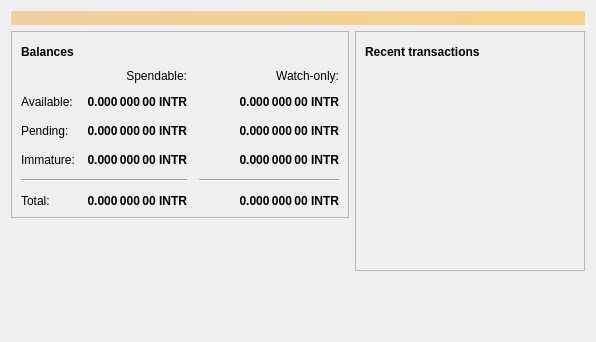
<?xml version="1.0" encoding="UTF-8"?>
<ui version="4.0">
 <class>OverviewPage</class>
 <widget class="QWidget" name="OverviewPage">
  <property name="geometry">
   <rect>
    <x>0</x>
    <y>0</y>
    <width>596</width>
    <height>342</height>
   </rect>
  </property>
  <property name="windowTitle">
   <string>Form</string>
  </property>
  <layout class="QVBoxLayout" name="topLayout">
   <item>
    <widget class="QLabel" name="labelAlerts">
     <property name="visible">
      <bool>false</bool>
     </property>
     <property name="styleSheet">
      <string notr="true">QLabel { background-color: qlineargradient(x1: 0, y1: 0, x2: 1, y2: 0, stop:0 #F0D0A0, stop:1 #F8D488); color:#000000; }</string>
     </property>
     <property name="wordWrap">
      <bool>true</bool>
     </property>
     <property name="margin">
      <number>3</number>
     </property>
     <property name="textInteractionFlags">
      <set>Qt::TextSelectableByMouse</set>
     </property>
    </widget>
   </item>
   <item>
    <layout class="QHBoxLayout" name="horizontalLayout" stretch="1,1">
     <item>
      <layout class="QVBoxLayout" name="verticalLayout_2">
       <item>
        <widget class="QFrame" name="frame">
         <property name="frameShape">
          <enum>QFrame::StyledPanel</enum>
         </property>
         <property name="frameShadow">
          <enum>QFrame::Raised</enum>
         </property>
         <layout class="QVBoxLayout" name="verticalLayout_4">
          <item>
           <layout class="QHBoxLayout" name="horizontalLayout_4">
            <item>
             <widget class="QLabel" name="label_5">
              <property name="font">
               <font>
                <weight>75</weight>
                <bold>true</bold>
               </font>
              </property>
              <property name="text">
               <string>Balances</string>
              </property>
             </widget>
            </item>
            <item>
             <widget class="QPushButton" name="labelWalletStatus">
              <property name="enabled">
               <bool>false</bool>
              </property>
              <property name="maximumSize">
               <size>
                <width>30</width>
                <height>16777215</height>
               </size>
              </property>
              <property name="toolTip">
               <string>The displayed information may be out of date. Your wallet automatically synchronizes with the Introveriumcoin network after a connection is established, but this process has not completed yet.</string>
              </property>
              <property name="text">
               <string/>
              </property>
              <property name="icon">
               <iconset resource="../bitcoin.qrc">
                <normaloff>:/icons/warning</normaloff>
                <disabledoff>:/icons/warning</disabledoff>:/icons/warning</iconset>
              </property>
              <property name="iconSize">
               <size>
                <width>24</width>
                <height>24</height>
               </size>
              </property>
              <property name="flat">
               <bool>true</bool>
              </property>
             </widget>
            </item>
            <item>
             <spacer name="horizontalSpacer_3">
              <property name="orientation">
               <enum>Qt::Horizontal</enum>
              </property>
              <property name="sizeHint" stdset="0">
               <size>
                <width>40</width>
                <height>20</height>
               </size>
              </property>
             </spacer>
            </item>
           </layout>
          </item>
          <item>
           <layout class="QGridLayout" name="gridLayout">
            <property name="spacing">
             <number>12</number>
            </property>
            <item row="2" column="2">
             <widget class="QLabel" name="labelWatchPending">
              <property name="font">
               <font>
                <weight>75</weight>
                <bold>true</bold>
               </font>
              </property>
              <property name="cursor">
               <cursorShape>IBeamCursor</cursorShape>
              </property>
              <property name="toolTip">
               <string>Unconfirmed transactions to watch-only addresses</string>
              </property>
              <property name="text">
               <string notr="true">0.000 000 00 INTR</string>
              </property>
              <property name="alignment">
               <set>Qt::AlignRight|Qt::AlignTrailing|Qt::AlignVCenter</set>
              </property>
              <property name="textInteractionFlags">
               <set>Qt::LinksAccessibleByMouse|Qt::TextSelectableByKeyboard|Qt::TextSelectableByMouse</set>
              </property>
             </widget>
            </item>
            <item row="2" column="1">
             <widget class="QLabel" name="labelUnconfirmed">
              <property name="font">
               <font>
                <weight>75</weight>
                <bold>true</bold>
               </font>
              </property>
              <property name="cursor">
               <cursorShape>IBeamCursor</cursorShape>
              </property>
              <property name="toolTip">
               <string>Total of transactions that have yet to be confirmed, and do not yet count toward the spendable balance</string>
              </property>
              <property name="text">
               <string notr="true">0.000 000 00 INTR</string>
              </property>
              <property name="alignment">
               <set>Qt::AlignRight|Qt::AlignTrailing|Qt::AlignVCenter</set>
              </property>
              <property name="textInteractionFlags">
               <set>Qt::LinksAccessibleByMouse|Qt::TextSelectableByKeyboard|Qt::TextSelectableByMouse</set>
              </property>
             </widget>
            </item>
            <item row="3" column="2">
             <widget class="QLabel" name="labelWatchImmature">
              <property name="font">
               <font>
                <weight>75</weight>
                <bold>true</bold>
               </font>
              </property>
              <property name="cursor">
               <cursorShape>IBeamCursor</cursorShape>
              </property>
              <property name="toolTip">
               <string>Mined balance in watch-only addresses that has not yet matured</string>
              </property>
              <property name="text">
               <string notr="true">0.000 000 00 INTR</string>
              </property>
              <property name="alignment">
               <set>Qt::AlignRight|Qt::AlignTrailing|Qt::AlignVCenter</set>
              </property>
              <property name="textInteractionFlags">
               <set>Qt::LinksAccessibleByMouse|Qt::TextSelectableByKeyboard|Qt::TextSelectableByMouse</set>
              </property>
             </widget>
            </item>
            <item row="4" column="0" colspan="2">
             <widget class="Line" name="line">
              <property name="orientation">
               <enum>Qt::Horizontal</enum>
              </property>
             </widget>
            </item>
            <item row="4" column="2">
             <widget class="Line" name="lineWatchBalance">
              <property name="sizePolicy">
               <sizepolicy hsizetype="Preferred" vsizetype="Fixed">
                <horstretch>0</horstretch>
                <verstretch>0</verstretch>
               </sizepolicy>
              </property>
              <property name="minimumSize">
               <size>
                <width>140</width>
                <height>0</height>
               </size>
              </property>
              <property name="orientation">
               <enum>Qt::Horizontal</enum>
              </property>
             </widget>
            </item>
            <item row="5" column="0">
             <widget class="QLabel" name="labelTotalText">
              <property name="text">
               <string>Total:</string>
              </property>
             </widget>
            </item>
            <item row="3" column="1">
             <widget class="QLabel" name="labelImmature">
              <property name="font">
               <font>
                <weight>75</weight>
                <bold>true</bold>
               </font>
              </property>
              <property name="cursor">
               <cursorShape>IBeamCursor</cursorShape>
              </property>
              <property name="toolTip">
               <string>Mined balance that has not yet matured</string>
              </property>
              <property name="text">
               <string notr="true">0.000 000 00 INTR</string>
              </property>
              <property name="alignment">
               <set>Qt::AlignRight|Qt::AlignTrailing|Qt::AlignVCenter</set>
              </property>
              <property name="textInteractionFlags">
               <set>Qt::LinksAccessibleByMouse|Qt::TextSelectableByKeyboard|Qt::TextSelectableByMouse</set>
              </property>
             </widget>
            </item>
            <item row="2" column="3">
             <spacer name="horizontalSpacer_2">
              <property name="orientation">
               <enum>Qt::Horizontal</enum>
              </property>
              <property name="sizeHint" stdset="0">
               <size>
                <width>40</width>
                <height>20</height>
               </size>
              </property>
             </spacer>
            </item>
            <item row="3" column="0">
             <widget class="QLabel" name="labelImmatureText">
              <property name="text">
               <string>Immature:</string>
              </property>
             </widget>
            </item>
            <item row="5" column="1">
             <widget class="QLabel" name="labelTotal">
              <property name="font">
               <font>
                <weight>75</weight>
                <bold>true</bold>
               </font>
              </property>
              <property name="cursor">
               <cursorShape>IBeamCursor</cursorShape>
              </property>
              <property name="toolTip">
               <string>Your current total balance</string>
              </property>
              <property name="text">
               <string notr="true">0.000 000 00 INTR</string>
              </property>
              <property name="alignment">
               <set>Qt::AlignRight|Qt::AlignTrailing|Qt::AlignVCenter</set>
              </property>
              <property name="textInteractionFlags">
               <set>Qt::LinksAccessibleByMouse|Qt::TextSelectableByKeyboard|Qt::TextSelectableByMouse</set>
              </property>
             </widget>
            </item>
            <item row="5" column="2">
             <widget class="QLabel" name="labelWatchTotal">
              <property name="font">
               <font>
                <weight>75</weight>
                <bold>true</bold>
               </font>
              </property>
              <property name="cursor">
               <cursorShape>IBeamCursor</cursorShape>
              </property>
              <property name="toolTip">
               <string>Current total balance in watch-only addresses</string>
              </property>
              <property name="text">
               <string notr="true">0.000 000 00 INTR</string>
              </property>
              <property name="alignment">
               <set>Qt::AlignRight|Qt::AlignTrailing|Qt::AlignVCenter</set>
              </property>
              <property name="textInteractionFlags">
               <set>Qt::LinksAccessibleByMouse|Qt::TextSelectableByKeyboard|Qt::TextSelectableByMouse</set>
              </property>
             </widget>
            </item>
            <item row="0" column="2">
             <widget class="QLabel" name="labelWatchonly">
              <property name="text">
               <string>Watch-only:</string>
              </property>
              <property name="alignment">
               <set>Qt::AlignRight|Qt::AlignTrailing|Qt::AlignVCenter</set>
              </property>
             </widget>
            </item>
            <item row="1" column="0">
             <widget class="QLabel" name="labelBalanceText">
              <property name="text">
               <string>Available:</string>
              </property>
             </widget>
            </item>
            <item row="1" column="1">
             <widget class="QLabel" name="labelBalance">
              <property name="font">
               <font>
                <weight>75</weight>
                <bold>true</bold>
               </font>
              </property>
              <property name="cursor">
               <cursorShape>IBeamCursor</cursorShape>
              </property>
              <property name="toolTip">
               <string>Your current spendable balance</string>
              </property>
              <property name="text">
               <string notr="true">0.000 000 00 INTR</string>
              </property>
              <property name="alignment">
               <set>Qt::AlignRight|Qt::AlignTrailing|Qt::AlignVCenter</set>
              </property>
              <property name="textInteractionFlags">
               <set>Qt::LinksAccessibleByMouse|Qt::TextSelectableByKeyboard|Qt::TextSelectableByMouse</set>
              </property>
             </widget>
            </item>
            <item row="1" column="2">
             <widget class="QLabel" name="labelWatchAvailable">
              <property name="font">
               <font>
                <weight>75</weight>
                <bold>true</bold>
               </font>
              </property>
              <property name="cursor">
               <cursorShape>IBeamCursor</cursorShape>
              </property>
              <property name="toolTip">
               <string>Your current balance in watch-only addresses</string>
              </property>
              <property name="text">
               <string notr="true">0.000 000 00 INTR</string>
              </property>
              <property name="alignment">
               <set>Qt::AlignRight|Qt::AlignTrailing|Qt::AlignVCenter</set>
              </property>
              <property name="textInteractionFlags">
               <set>Qt::LinksAccessibleByMouse|Qt::TextSelectableByKeyboard|Qt::TextSelectableByMouse</set>
              </property>
             </widget>
            </item>
            <item row="2" column="0">
             <widget class="QLabel" name="labelPendingText">
              <property name="text">
               <string>Pending:</string>
              </property>
             </widget>
            </item>
            <item row="0" column="1">
             <widget class="QLabel" name="labelSpendable">
              <property name="text">
               <string>Spendable:</string>
              </property>
              <property name="alignment">
               <set>Qt::AlignRight|Qt::AlignTrailing|Qt::AlignVCenter</set>
              </property>
             </widget>
            </item>
           </layout>
          </item>
         </layout>
        </widget>
       </item>
       <item>
        <spacer name="verticalSpacer">
         <property name="orientation">
          <enum>Qt::Vertical</enum>
         </property>
         <property name="sizeHint" stdset="0">
          <size>
           <width>20</width>
           <height>40</height>
          </size>
         </property>
        </spacer>
       </item>
      </layout>
     </item>
     <item>
      <layout class="QVBoxLayout" name="verticalLayout_3">
       <item>
        <widget class="QFrame" name="frame_2">
         <property name="frameShape">
          <enum>QFrame::StyledPanel</enum>
         </property>
         <property name="frameShadow">
          <enum>QFrame::Raised</enum>
         </property>
         <layout class="QVBoxLayout" name="verticalLayout">
          <item>
           <layout class="QHBoxLayout" name="horizontalLayout_2">
            <item>
             <widget class="QLabel" name="label_4">
              <property name="font">
               <font>
                <weight>75</weight>
                <bold>true</bold>
               </font>
              </property>
              <property name="text">
               <string>Recent transactions</string>
              </property>
             </widget>
            </item>
            <item>
             <widget class="QPushButton" name="labelTransactionsStatus">
              <property name="enabled">
               <bool>false</bool>
              </property>
              <property name="maximumSize">
               <size>
                <width>30</width>
                <height>16777215</height>
               </size>
              </property>
              <property name="toolTip">
               <string>The displayed information may be out of date. Your wallet automatically synchronizes with the Introveriumcoin network after a connection is established, but this process has not completed yet.</string>
              </property>
              <property name="text">
               <string/>
              </property>
              <property name="icon">
               <iconset resource="../bitcoin.qrc">
                <normaloff>:/icons/warning</normaloff>
                <disabledoff>:/icons/warning</disabledoff>:/icons/warning</iconset>
              </property>
              <property name="iconSize">
               <size>
                <width>24</width>
                <height>24</height>
               </size>
              </property>
              <property name="flat">
               <bool>true</bool>
              </property>
             </widget>
            </item>
            <item>
             <spacer name="horizontalSpacer">
              <property name="orientation">
               <enum>Qt::Horizontal</enum>
              </property>
              <property name="sizeHint" stdset="0">
               <size>
                <width>40</width>
                <height>20</height>
               </size>
              </property>
             </spacer>
            </item>
           </layout>
          </item>
          <item>
           <widget class="QListView" name="listTransactions">
            <property name="styleSheet">
             <string notr="true">QListView { background: transparent; }</string>
            </property>
            <property name="frameShape">
             <enum>QFrame::NoFrame</enum>
            </property>
            <property name="verticalScrollBarPolicy">
             <enum>Qt::ScrollBarAlwaysOff</enum>
            </property>
            <property name="horizontalScrollBarPolicy">
             <enum>Qt::ScrollBarAlwaysOff</enum>
            </property>
            <property name="selectionMode">
             <enum>QAbstractItemView::NoSelection</enum>
            </property>
           </widget>
          </item>
         </layout>
        </widget>
       </item>
       <item>
        <spacer name="verticalSpacer_2">
         <property name="orientation">
          <enum>Qt::Vertical</enum>
         </property>
         <property name="sizeHint" stdset="0">
          <size>
           <width>20</width>
           <height>40</height>
          </size>
         </property>
        </spacer>
       </item>
      </layout>
     </item>
    </layout>
   </item>
  </layout>
 </widget>
 <resources/>
 <connections/>
</ui>
